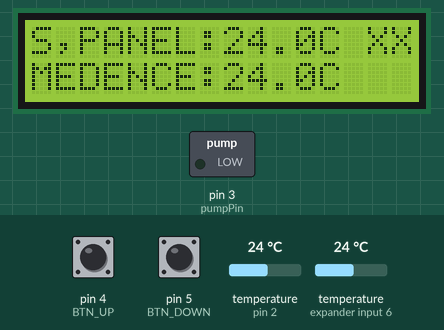
Simulated run of this sketch. Board: Arduino Uno, built with avr-gcc and run on an emulated ATmega328P. Shown: 16×2 character LCD, switched loads named in the sketch (green lamp = pin HIGH). The test bench sets the inputs (shaded band); at power-on: temperature (sensors on pin 2, expander input 6) 24 °C, pin 5 (BTN_DOWN) HIGH, pin 4 (BTN_UP) HIGH. EEPROM starts erased.

Above: at 7.3 s.
7.4 s: temperature (sensor on pin 2) set to 20.6 °C
At 9.1 s:
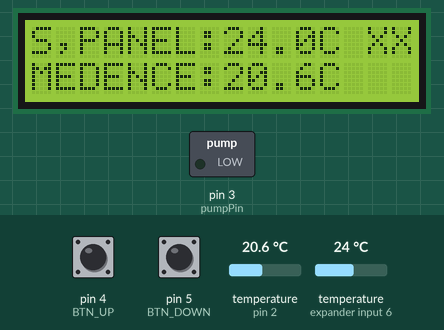
11.1 s: temperature (sensor on pin 2) set to 19.7 °C
At 12.4 s:
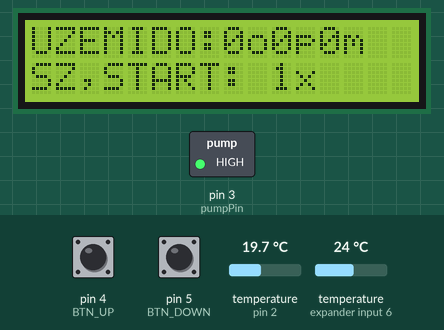
14.8 s: pin 5 (BTN_DOWN) pulled LOW for 3.2 s
At 17.8 s:
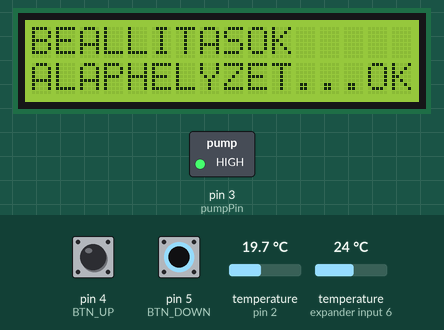
21.3 s: temperature (sensor on expander input 6) set to 22.5 °C
At 22.6 s:
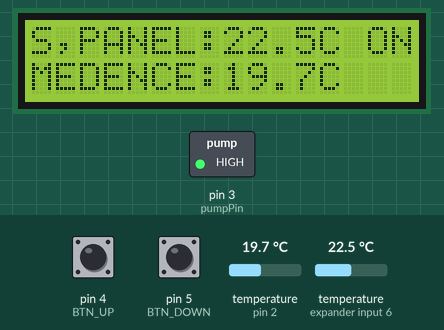
25.0 s: temperature (sensor on expander input 6) set to 21.1 °C
At 28.5 s:
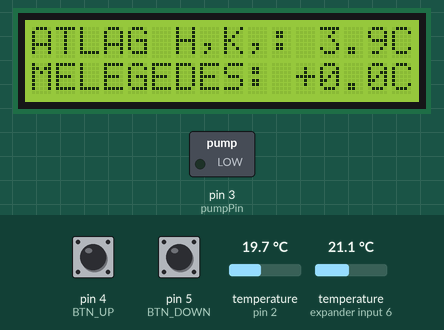
28.7 s: pin 4 (BTN_UP) pulled LOW for 3.2 s
At 32.1 s:
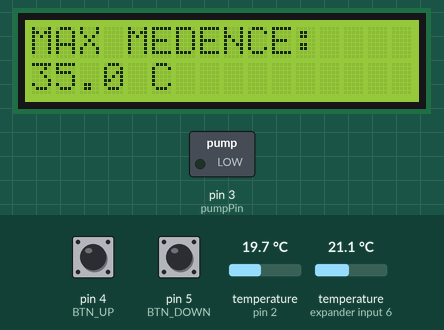
Timing chart, 0 to 33.6 s (numbered marks = the images above; inputs shaded):
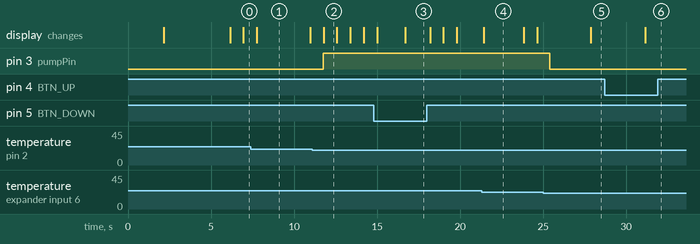

Measured:
- the behaviour switches between 20.1 and 20 °C on temperature (sensor on pin 2) (found by bisection; images 1 and 2)
- the behaviour switches between 21.8 and 21.7 °C on temperature (sensor on expander input 6) (found by bisection; images 4 and 5)
- after the input at 7.4 s, the display: changes after 0.36 s (image 1)
- after the input at 11.1 s, pin 3 (pumpPin): LOW → HIGH after 0.66 s; the display: changes after 0.68 s (image 2)
- after the input at 14.8 s, the display: first differs from a run without the input after 1.9 s (image 3)
- after the input at 25.0 s, pin 3 (pumpPin): HIGH → LOW after 0.41 s
- after the input at 28.7 s, the display: changes after 2.4 s (image 6)

The sketch:

ARDU_PoolLink_02.ino
```cpp
// ====================================================================================
// DIFFERENCIÁL MEDENCE HŐMÉRSÉKLET VEZÉRLŐ Lerch Krisztián  (ver:02)
// ====================================================================================

#include <OneWire.h>
#include <Wire.h>
#include <DallasTemperature.h>
#include <LiquidCrystal_I2C.h>
#include <EEPROM.h>

#define ONE_WIRE_BUS 2
#define pumpPin 3
#define BTN_UP 4
#define BTN_DOWN 5

LiquidCrystal_I2C lcd(0x27, 16, 2);
OneWire oneWire(ONE_WIRE_BUS);
DallasTemperature sensors(&oneWire);

// --- EEPROM Memória Címek ---
const int ADDR_TANK_LIMIT = 0;
const int ADDR_START_DT = 4;
const int ADDR_STOP_DT = 8;
const int ADDR_TOTAL_RUN = 12;
const int ADDR_TOTAL_PUMP = 16;

// --- Beállítások és statisztikai változók ---
float tankLimit, startDT, stopDT;
const char buildDate[] = "2026.05.29.";
const char serialNum[] = "Lerch Ver:02";

int menuMode = 0;
uint32_t lastBtnPress = 0;
uint32_t totalRunSeconds = 0;
uint32_t totalPumpSeconds = 0;
uint32_t lastAutoSave = 0;

float tankT = 25.0, collT = 25.0;
float initialTankT = -100.0;
float maxTankT = -100.0;
float tempRise = 0.0;

uint32_t displayTimer = 0;
int displayPage = 0;
uint32_t pumpActiveSeconds = 0;
uint32_t pumpStarts = 0;
bool pumpRunningLastCycle = false;
uint32_t lastStatUpdate = 0;
float diffSum = 0;
uint32_t diffCount = 0;

// --- Időzítők a gombfunkciókhoz ---
uint32_t btnUpTimer = 0;
uint32_t btnDownTimer = 0;
uint32_t resetTimer = 0;
uint32_t sensorErrorTimer = 0;
bool sensorErrorActive = false;

// --- Hosszú gombnyomás kezelés ---
bool longPressHandled = false;

// --- Élettartam adatok mentése az EEPROM-ba ---
void saveLifeStats() {
    uint32_t currentRunSec = millis() / 1000;
    EEPROM.put(ADDR_TOTAL_RUN, totalRunSeconds + currentRunSec);
    EEPROM.put(ADDR_TOTAL_PUMP, totalPumpSeconds + pumpActiveSeconds);
}

void setup(void) {

  EEPROM.get(ADDR_TANK_LIMIT, tankLimit);
  EEPROM.get(ADDR_START_DT, startDT);
  EEPROM.get(ADDR_STOP_DT, stopDT);
  EEPROM.get(ADDR_TOTAL_RUN, totalRunSeconds);
  EEPROM.get(ADDR_TOTAL_PUMP, totalPumpSeconds);

  if (isnan(tankLimit) || tankLimit < 20) tankLimit = 35;
  if (isnan(startDT) || startDT < 2) startDT = 4;
  if (isnan(stopDT) || stopDT < 1) stopDT = 2;

  if (totalRunSeconds == 0xFFFFFFFF) totalRunSeconds = 0;
  if (totalPumpSeconds == 0xFFFFFFFF) totalPumpSeconds = 0;

  sensors.begin();

  lcd.init();
  lcd.backlight();

  pinMode(BTN_UP, INPUT_PULLUP);
  pinMode(BTN_DOWN, INPUT_PULLUP);

  digitalWrite(pumpPin, LOW);
  pinMode(pumpPin, OUTPUT);

  lcd.setCursor(0, 0);
  lcd.print(" ARDU  PoolLink ");

  lcd.setCursor(0, 1);
  lcd.print("Medence vezerles");

  delay(2000);
  lcd.clear();

  lcd.setCursor(1, 0);
  lcd.print(" Szep napot! :) ");

  lcd.setCursor(0, 1);
  lcd.print("Kezdem a munkat!");

  delay(4000);
  lcd.clear();

  lastStatUpdate = millis();
  lastAutoSave = millis();
  displayTimer = millis();
}

void loop(void) {

  uint32_t currentMillis = millis();

  bool btnUpNow = !digitalRead(BTN_UP);
  bool btnDownNow = !digitalRead(BTN_DOWN);

  // --- 1. STATISZTIKA RESET (FEL+LE GOMB 1 MP) ---

  if (btnUpNow && btnDownNow) {

    if (resetTimer == 0) resetTimer = currentMillis;

    if (currentMillis - resetTimer >= 1000) {

      lcd.clear();
      lcd.setCursor(0, 0);
      lcd.print("STATISZTIKA");

      lcd.setCursor(0, 1);
      lcd.print("RESET... OK");

      pumpActiveSeconds = 0;
      pumpStarts = 0;
      diffSum = 0;
      diffCount = 0;

      initialTankT = tankT;
      maxTankT = tankT;
      tempRise = 0;

      delay(1500);

      lcd.clear();

      resetTimer = 0;
    }

  } else {

    resetTimer = 0;
  }

  // --- 2. BEÁLLÍTÁSOK RESET (CSAK LE GOMB 1 MP) ---

  if (btnDownNow && !btnUpNow) {

    if (btnDownTimer == 0) btnDownTimer = currentMillis;

    if (currentMillis - btnDownTimer >= 1000) {

      lcd.clear();

      lcd.setCursor(0, 0);
      lcd.print("BEALLITASOK");

      lcd.setCursor(0, 1);
      lcd.print("ALAPHELYZET...OK");

      tankLimit = 35.0;
      startDT = 4.0;
      stopDT = 2.0;

      EEPROM.put(ADDR_TANK_LIMIT, tankLimit);
      EEPROM.put(ADDR_START_DT, startDT);
      EEPROM.put(ADDR_STOP_DT, stopDT);

      delay(1500);

      lcd.clear();

      btnDownTimer = 0;
    }

  } else if (!btnDownNow && btnDownTimer != 0) {

    uint32_t duration = currentMillis - btnDownTimer;

    if (duration < 500 && menuMode > 0 && menuMode <= 3) {

      if (menuMode == 1 && tankLimit > 20) tankLimit -= 1;
      if (menuMode == 2 && startDT > 2) startDT -= 0.5;
      if (menuMode == 3 && stopDT > 1) stopDT -= 0.5;

      lastBtnPress = currentMillis;
    }

    btnDownTimer = 0;
  }

  // --- 3. MENÜ BELÉPÉS ÉS ÉRTÉK MÓDOSÍTÁS (FEL GOMB) ---

  if (btnUpNow && !btnDownNow) {

    if (btnUpTimer == 0) {
      btnUpTimer = currentMillis;
      longPressHandled = false;
    }

    // Hosszú nyomás AZONNAL aktivál
    if (!longPressHandled && (currentMillis - btnUpTimer >= 1000)) {

      menuMode++;

      if (menuMode > 5) menuMode = 0;

      saveLifeStats();

      lcd.clear();

      lastBtnPress = currentMillis;

      longPressHandled = true;
    }

  }
  else if (!btnUpNow && btnUpTimer != 0) {

    uint32_t duration = currentMillis - btnUpTimer;

    // Rövid nyomás
    if (!longPressHandled && duration < 500 && menuMode > 0 && menuMode <= 3) {

      if (menuMode == 1 && tankLimit < 40) tankLimit += 1;
      if (menuMode == 2 && startDT < 10) startDT += 0.5;
      if (menuMode == 3 && stopDT < 5) stopDT += 0.5;

      lastBtnPress = currentMillis;
    }

    btnUpTimer = 0;
  }

  // --- Menü kezelése ---

  if (menuMode > 0) {

    if (currentMillis - lastBtnPress > 10000) {

      EEPROM.put(ADDR_TANK_LIMIT, tankLimit);
      EEPROM.put(ADDR_START_DT, startDT);
      EEPROM.put(ADDR_STOP_DT, stopDT);

      menuMode = 0;

      lcd.clear();
    }

    lcd.setCursor(0, 0);

    if (menuMode == 1) {

      lcd.print("MAX MEDENCE:  ");
      lcd.setCursor(0, 1);
      lcd.print(tankLimit, 1);
      lcd.print(" C     ");
    }

    if (menuMode == 2) {

      lcd.print("START DIFF:   ");
      lcd.setCursor(0, 1);
      lcd.print(startDT, 1);
      lcd.print(" C     ");
    }

    if (menuMode == 3) {

      lcd.print("STOP DIFF:    ");
      lcd.setCursor(0, 1);
      lcd.print(stopDT, 1);
      lcd.print(" C     ");
    }

    if (menuMode == 4) {

      lcd.print("OSSZ. IDO(h): ");

      lcd.setCursor(0,1);

      lcd.print("1:");
      lcd.print((totalPumpSeconds + pumpActiveSeconds) / 3600);

      lcd.print(" 2:");
      lcd.print((totalRunSeconds + (currentMillis/1000)) / 3600);

      lcd.print("h");
    }

    if (menuMode == 5) {

      lcd.print("DATE: ");
      lcd.print(buildDate);

      lcd.setCursor(0,1);
      lcd.print(serialNum);
    }

    return;
  }

  // --- 4. SZENZOROK LEKÉRÉSE ÉS HIBAFIGYELÉS ---

  sensors.requestTemperatures();

  float rawTank = sensors.getTempCByIndex(0);
  float rawColl = sensors.getTempCByIndex(1);

  if (rawTank < -50 || rawColl < -50) {

      if (sensorErrorTimer == 0)
          sensorErrorTimer = currentMillis;

      if (currentMillis - sensorErrorTimer >= 5000) {

          sensorErrorActive = true;

          digitalWrite(pumpPin, LOW);
      }

  } else {

      sensorErrorTimer = 0;
      sensorErrorActive = false;
  }

  if (sensorErrorActive) {

      lcd.setCursor(0, 0);
      lcd.print("SZENZOR HIBA! ");

      lcd.setCursor(0, 1);
      lcd.print("ELLENORIZD!   ");

      return;
  }

  // --- 5. VEZÉRLÉSI LOGIKA ---

  tankT = rawTank;
  collT = rawColl;

  float currentDiff = collT - tankT;

  if (initialTankT < -90) {

      initialTankT = tankT;
      maxTankT = tankT;
  }

  if (tankT > maxTankT)
      maxTankT = tankT;

  tempRise = maxTankT - initialTankT;

  bool isRunningNow = digitalRead(pumpPin);

  // Indítás
  if (!isRunningNow &&
      (currentDiff >= startDT) &&
      (tankT < (tankLimit - 0.2)))
  {
      digitalWrite(pumpPin, HIGH);
  }

  // Leállítás
  else if (isRunningNow &&
           ((currentDiff <= stopDT) ||
            (tankT >= (tankLimit + 0.2))))
  {
      digitalWrite(pumpPin, LOW);
  }

  isRunningNow = digitalRead(pumpPin);

  if (isRunningNow && !pumpRunningLastCycle)
      pumpStarts++;

  pumpRunningLastCycle = isRunningNow;

  if (isRunningNow) {

      if (currentMillis - lastStatUpdate >= 1000) {

          uint32_t secondsPassed =
              (currentMillis - lastStatUpdate) / 1000;

          pumpActiveSeconds += secondsPassed;

          diffSum += (currentDiff * secondsPassed);

          diffCount += secondsPassed;

          lastStatUpdate += (secondsPassed * 1000);
      }

  } else {

      lastStatUpdate = currentMillis;
  }

  // --- 6. KIJELZŐ FRISSÍTÉSE ---

  if (currentMillis - displayTimer > 4000) {

      displayPage++;

      if (displayPage > 2)
          displayPage = 0;

      displayTimer = currentMillis;

      lcd.clear();
  }

  if (displayPage == 0) {

      lcd.setCursor(0, 0);
      lcd.print("S,PANEL:");
      lcd.print(collT, 1);
      lcd.print("C");

      lcd.setCursor(14, 0);
      lcd.print(isRunningNow ? "ON" : "XX");

      lcd.setCursor(0, 1);
      lcd.print("MEDENCE:");
      lcd.print(tankT, 1);
      lcd.print("C");

      // Jobb alsó sarok: OK jelzés
      if (tankT >= tankLimit) {

          lcd.setCursor(14, 1);
          lcd.print("OK");
      }
  }

  else if (displayPage == 1) {

      lcd.setCursor(0, 0);

      lcd.print("UZEMIDO:");
      lcd.print(pumpActiveSeconds / 3600);
      lcd.print("o");

      lcd.print((pumpActiveSeconds % 3600) / 60);
      lcd.print("p");

      lcd.print(pumpActiveSeconds % 60);
      lcd.print("m");

      lcd.setCursor(0, 1);

      lcd.print("SZ,START: ");
      lcd.print(pumpStarts);
      lcd.print("x");
  }

  else {

      lcd.setCursor(0, 0);
      lcd.print("ATLAG H,K,: ");

      if (diffCount > 0) {

          lcd.print(diffSum / diffCount, 1);
          lcd.print("C");

      } else {

          lcd.print("0.0C");
      }

      lcd.setCursor(0, 1);

      lcd.print("MELEGEDES: +");
      lcd.print(tempRise, 1);
      lcd.print("C");
  }

  // --- Automatikus mentés óránként ---

  if (currentMillis - lastAutoSave >= 3600000) {

      saveLifeStats();

      lastAutoSave = currentMillis;
  }
}
```
